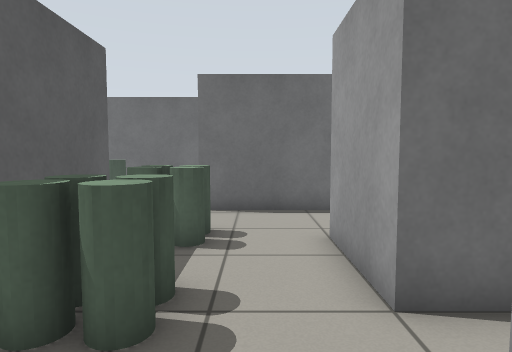
[1] (above)

19 first-person views from a walk through a world built for the Gazebo simulator. The camera is 0.86 m above the floor, tilts 4° down and sees 75° across. The floor is counted in squares, 0.5 m on a side. Each view is taken from the middle of a square. On the plan, view 1 faces up. The plan holds only what a view shows up to about 16 squares ahead; the rest is blank.

[2]
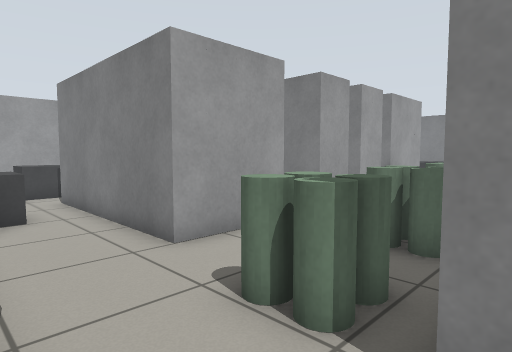

[3]
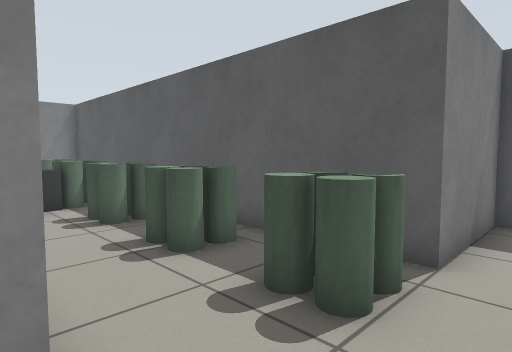

[4]
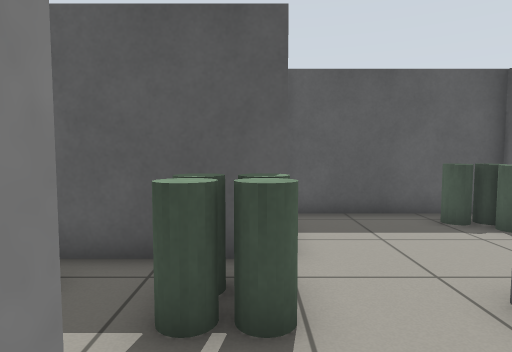

[5]
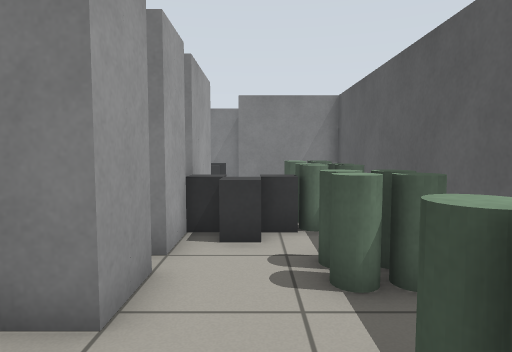

[6]
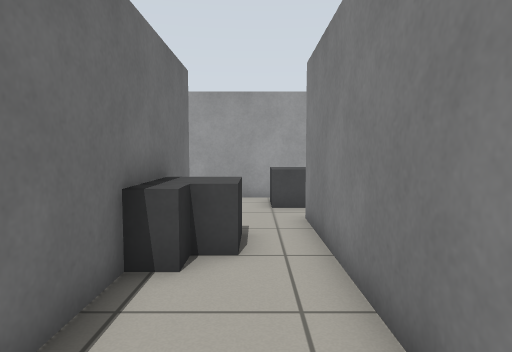

[7]
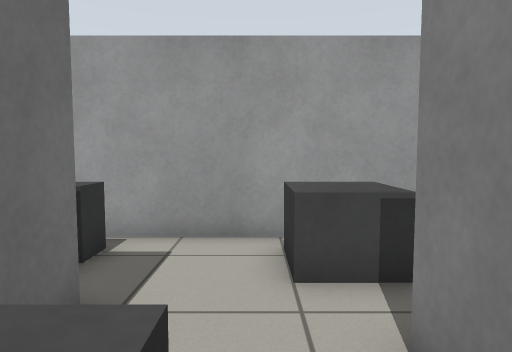

[8]
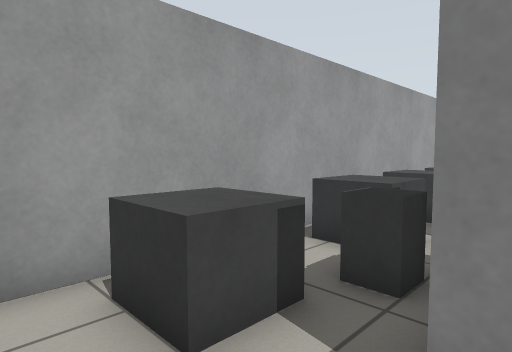

[9]
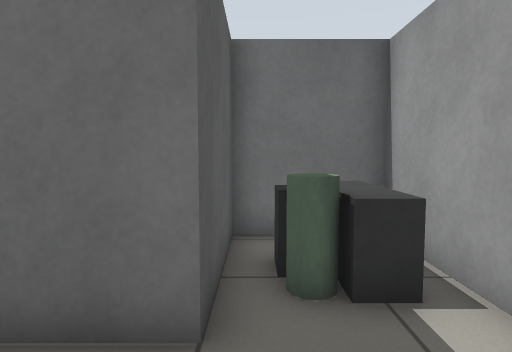

[10]
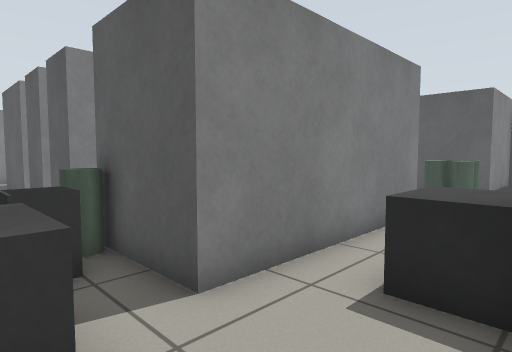

[11]
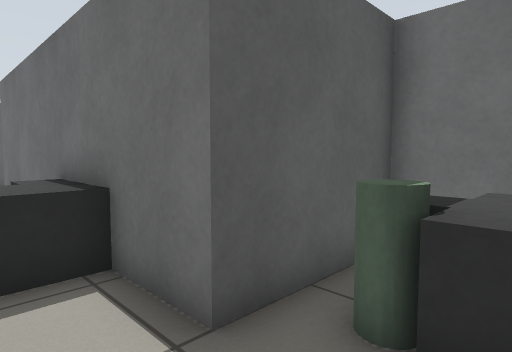

[12]
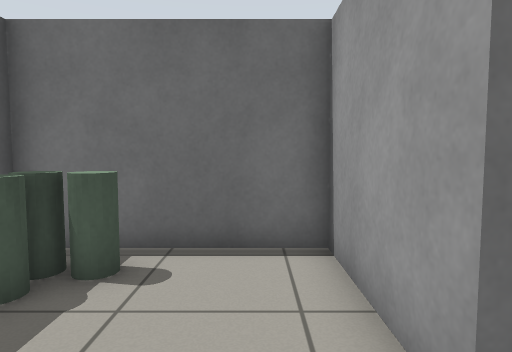

[13]
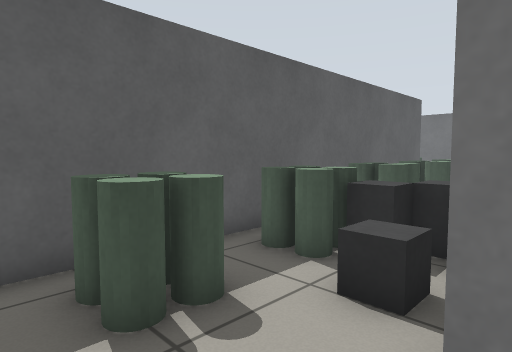

[14]
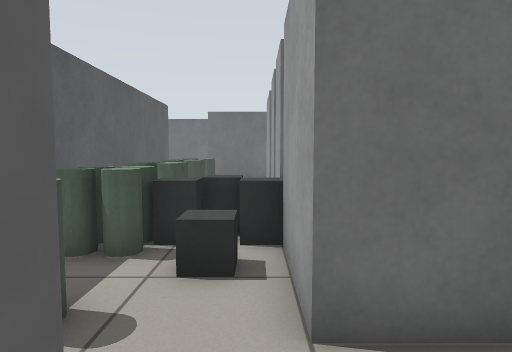

[15]
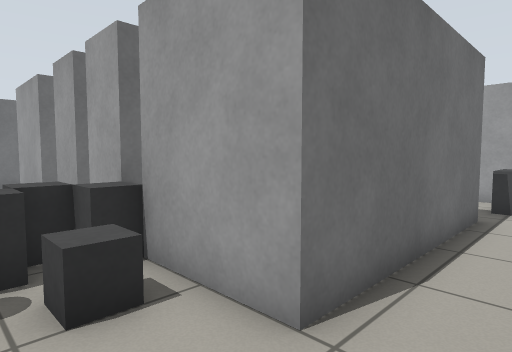

[16]
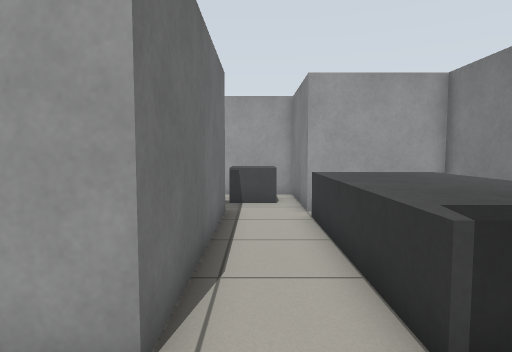

[17]
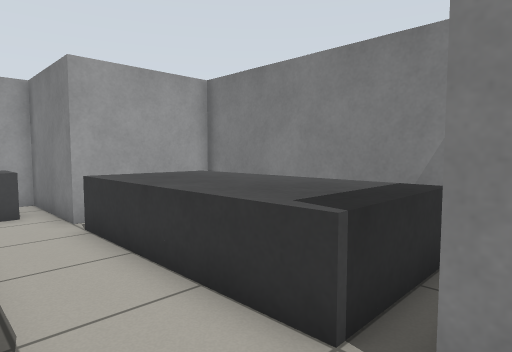

[18]
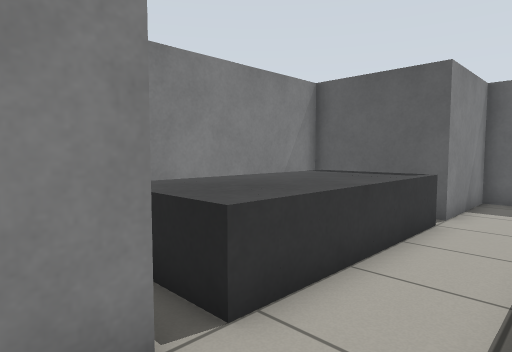

[19]
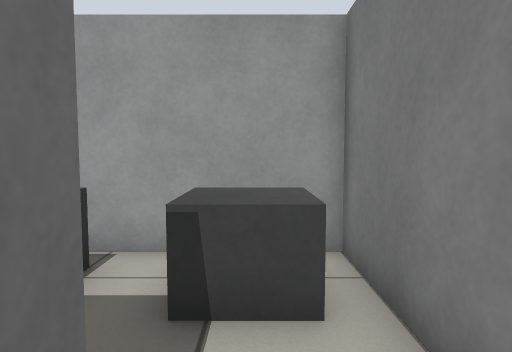

### Floor plan
Ten units are one square. View 1 is at (0, 0); x grows to the right and y downward. Boxes are objects, and circles mark ways between rooms. Rooms are numbered by the first view taken in them; rooms with no view inside come last. Other rooms are left out.
<svg viewBox="-78 -144 210 274">
<path fill="none" stroke="#000" d="M28 -35 15 -35 15 -67 87 -67 87 -45M15 -2 15 -19 29 -19M81 -19 87 -19M46 -99 -17 -99M-33 -75 -33 85 7 85M15 61 15 5M127 -25 127 -139 95 -139 95 -99 74 -99M-17 -99 -17 -139 -73 -139 -73 -75 -33 -75M7 85 7 125 87 125 87 85M87 61 15 61M87 29 87 61M87 4 87 21M87 -19 87 -2M87 85 127 85 127 -25M15 5 20 5"/>
<rect x="-25" y="65" width="10" height="10" fill="#bbb"><title>grey cylinder</title></rect>
<rect x="-25" y="55" width="10" height="10" fill="#bbb"><title>grey cylinder</title></rect>
<rect x="-25" y="25" width="10" height="10" fill="#bbb"><title>grey cylinder</title></rect>
<rect x="-25" y="15" width="10" height="10" fill="#bbb"><title>grey cylinder</title></rect>
<rect x="-25" y="-5" width="10" height="10" fill="#bbb"><title>grey cylinder</title></rect>
<rect x="-25" y="-15" width="10" height="10" fill="#bbb"><title>grey cylinder</title></rect>
<rect x="-25" y="-35" width="10" height="10" fill="#bbb"><title>grey cylinder</title></rect>
<rect x="-25" y="-45" width="10" height="10" fill="#bbb"><title>grey cylinder</title></rect>
<rect x="-25" y="-65" width="10" height="10" fill="#bbb"><title>grey cylinder</title></rect>
<rect x="-25" y="-75" width="10" height="10" fill="#bbb"><title>grey cylinder</title></rect>
<rect x="-15" y="55" width="10" height="10" fill="#bbb"><title>grey cylinder</title></rect>
<rect x="-15" y="25" width="10" height="10" fill="#bbb"><title>grey cylinder</title></rect>
<rect x="-15" y="-5" width="10" height="10" fill="#bbb"><title>grey cylinder</title></rect>
<rect x="-15" y="-15" width="10" height="10" fill="#bbb"><title>grey cylinder</title></rect>
<rect x="-15" y="-35" width="10" height="10" fill="#bbb"><title>grey cylinder</title></rect>
<rect x="-15" y="-45" width="10" height="10" fill="#bbb"><title>grey cylinder</title></rect>
<rect x="-15" y="-65" width="10" height="10" fill="#bbb"><title>grey cylinder</title></rect>
<rect x="-15" y="-75" width="10" height="10" fill="#bbb"><title>grey cylinder</title></rect>
<rect x="-5" y="35" width="20" height="10" fill="#bbb"><title>dark grey box</title></rect>
<rect x="-5" y="25" width="10" height="10" fill="#bbb"><title>dark grey box</title></rect>
<rect x="-5" y="15" width="20" height="10" fill="#bbb"><title>dark grey box</title></rect>
<rect x="5" y="25" width="10" height="10" fill="#bbb"><title>dark grey box</title></rect>
<rect x="45" y="-95" width="10" height="10" fill="#bbb"><title>dark grey box</title></rect>
<rect x="45" y="-105" width="10" height="10" fill="#bbb"><title>dark grey box</title></rect>
<rect x="55" y="-95" width="10" height="10" fill="#bbb"><title>dark grey box</title></rect>
<rect x="65" y="-95" width="10" height="10" fill="#bbb"><title>dark grey box</title></rect>
<rect x="65" y="-105" width="10" height="10" fill="#bbb"><title>dark grey box</title></rect>
<rect x="85" y="-45" width="10" height="10" fill="#bbb"><title>grey cylinder</title></rect>
<rect x="95" y="-55" width="10" height="20" fill="#bbb"><title>dark grey box</title></rect>
<rect x="105" y="-65" width="10" height="10" fill="#bbb"><title>dark grey box</title></rect>
<rect x="105" y="-75" width="10" height="10" fill="#bbb"><title>dark grey box</title></rect>
<rect x="105" y="-115" width="10" height="10" fill="#bbb"><title>grey cylinder</title></rect>
<rect x="105" y="-125" width="10" height="10" fill="#bbb"><title>dark grey box</title></rect>
<rect x="115" y="-35" width="10" height="10" fill="#bbb"><title>dark grey box</title></rect>
<rect x="115" y="-75" width="10" height="10" fill="#bbb"><title>dark grey box</title></rect>
<rect x="115" y="-115" width="10" height="10" fill="#bbb"><title>dark grey box</title></rect>
<rect x="-65" y="-125" width="10" height="10" fill="#bbb"><title>grey cylinder</title></rect>
<rect x="-65" y="-135" width="10" height="10" fill="#bbb"><title>grey cylinder</title></rect>
<rect x="-55" y="-135" width="10" height="10" fill="#bbb"><title>grey cylinder</title></rect>
<rect x="15" y="105" width="10" height="10" fill="#bbb"><title>dark grey box</title></rect>
<rect x="15" y="95" width="10" height="10" fill="#bbb"><title>dark grey box</title></rect>
<rect x="15" y="85" width="10" height="10" fill="#bbb"><title>dark grey box</title></rect>
<rect x="25" y="85" width="10" height="10" fill="#bbb"><title>dark grey box</title></rect>
<rect x="35" y="85" width="10" height="10" fill="#bbb"><title>dark grey box</title></rect>
<rect x="45" y="85" width="10" height="10" fill="#bbb"><title>dark grey box</title></rect>
<rect x="55" y="85" width="10" height="10" fill="#bbb"><title>dark grey box</title></rect>
<rect x="65" y="85" width="10" height="10" fill="#bbb"><title>dark grey box</title></rect>
<rect x="75" y="95" width="10" height="10" fill="#bbb"><title>dark grey box</title></rect>
<rect x="75" y="85" width="10" height="10" fill="#bbb"><title>dark grey box</title></rect>
<rect x="105" y="65" width="10" height="10" fill="#bbb"><title>dark grey box</title></rect>
<rect x="105" y="55" width="10" height="10" fill="#bbb"><title>dark grey box</title></rect>
<rect x="105" y="-5" width="10" height="10" fill="#bbb"><title>other object</title></rect>
<rect x="115" y="35" width="10" height="10" fill="#bbb"><title>dark grey box</title></rect>
<circle cx="-27" cy="-90" r="3" fill="#2a7"/>
<circle cx="10" cy="70" r="3" fill="#2a7"/>
<circle cx="105" cy="-15" r="3" fill="#2a7"/>
<circle cx="20" cy="0" r="3" fill="#2a7"/>
<circle cx="80" cy="75" r="3" fill="#2a7"/>
<text x="30" y="-30">1</text>
<text x="-50" y="-110">2</text>
<text x="40" y="90">3</text>
<text x="100" y="30">4</text>
</svg>
Room 1 opens to room 2. Room 1 opens to room 3. Room 1 opens to room 4. Room 3 opens to room 4.

Where each view was taken, in squares from view 1:
view 1: 0 up, 0 right, facing up
view 2: 10 up, 4 left, facing down-right
view 3: 9 up, 2 right, facing down-left
view 4: 7 up, 2 right, facing left
view 5: 5 up, 0 right, facing down
view 6: 8 up, 0 right, facing right
view 7: 8 up, 6 right, facing right
view 8: 9 up, 8 right, facing down-right
view 9: 7 up, 10 right, facing up
view 10: 10 up, 11 right, facing down-left
view 11: 8 up, 12 right, facing up-left
view 12: 8 up, 3 left, facing up
view 13: 8 down, 2 right, facing up-left
view 14: 9 down, 1 right, facing up
view 15: 8 down, 1 left, facing up-right
view 16: 7 down, 1 left, facing right
view 17: 6 down, 0 right, facing down-right
view 18: 6 down, 10 right, facing down-left
view 19: 7 down, 7 right, facing right
